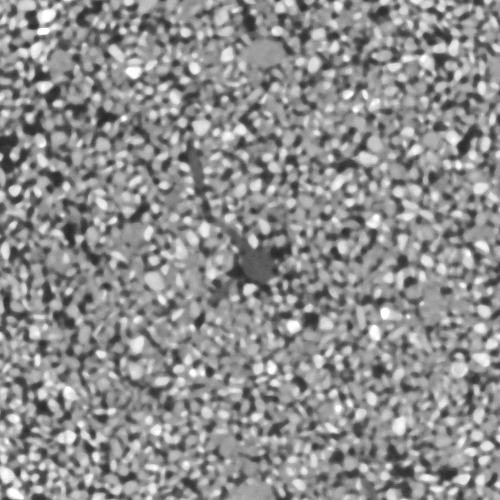
#> input picture examples/bean_bucket_100/Bean Bucket 8bit image0000.tif, 500 x 500 px; its folder holds only this picture in this run
$ jupyter execute --allow-errors example_1_50x50_to_model.ipynb   (shell and % lines are left out)
#> lines starting #> are read from the running program, lines starting #| are printed output that depends on the picture
### src/pore2chip/filter_im.py
import numpy as np
import cv2 as cv
import copy
import os


# [67 lines left out: function filter_single, not called in this run]


def filter_list(img_list,
                cropx=None,
                cropy=None,
                crop_depth=None,
                grayMinimum=None,
                grayMaximum=None,
                thresh=None,
                gauss=5,
                invert=False):
    r"""
    Filters array of images using OpenCV Gaussian Blur and thresholds images
    using Otsu's thresholding.

    Args:
        img_list (3D numpy array): Array of input images
        cropx (tuple or similar): Number of pixels in x-axis to crop image by
        cropy (tuple or similar): Number of pixels in y-axis to crop image by
        crop_depth (int): Number of pixels in z-axis
        grayMinimum (int): Minimum pixel value to count as solid
        grayMaximum (int): Maximum pixel value to count as solid
        thresh (int): Threshold value. If not given, then Otsu's threshold is used
        gauss (int): Radius of Gaussian Blur. Default is 5.
        invert (Boolean): Inverts pixel values of image list

    Returns:
        3D numpy array : Array of filtered images
    """
    # 3D array setup
    depth = len(img_list)
    if crop_depth is not None:
        depth = crop_depth

    y_length = img_list[0, :, :].shape[0]
    x_length = img_list[0, :, :].shape[1]

    if cropx is not None and cropy is not None:
        y_length = cropy[1] - cropy[0]
        x_length = cropx[1] - cropx[0]

    image_stack_filtered = np.zeros((depth, y_length, x_length),
                                    dtype=np.uint8)

    grayList = None
    if grayMinimum is not None and grayMaximum is not None:
        grayMin = grayMinimum  # 70
        grayMax = grayMaximum  # 90
        grayList = range(grayMin, grayMax)

    for stride in range(depth):

        # Populate the filtered array by copying the original image to it
        if cropx is not None and cropy is not None:
            image_stack_filtered[stride, :, :] = copy.deepcopy(
                img_list[stride, cropy[0]:cropy[1], cropx[0]:cropx[1]])
        else:
            image_stack_filtered[stride, :, :] = copy.deepcopy(
                img_list[stride, :, :])

        # Lighten some dark grays to separate them from the background and then
        # median blur
        if grayList is not None:
            image_stack_filtered[stride, :, :][np.isin(
                image_stack_filtered[stride, :, :], grayList)] = 200
            image_stack_filtered[stride, :, :] = cv.medianBlur(
                image_stack_filtered[stride, :, :], 3)

        # Blur and Otsu's Threshold
        image_stack_filtered[stride, :, :] = cv.GaussianBlur(
            image_stack_filtered[stride, :, :], (gauss, gauss), 0)

        if thresh is None:
            ret, image_stack_filtered[stride, :, :] = cv.threshold(
                image_stack_filtered[stride, :, :], 0, 255, cv.THRESH_OTSU)
        else:
            ret, image_stack_filtered[stride, :, :] = cv.threshold(
                image_stack_filtered[stride, :, :], thresh, 255,
                cv.THRESH_BINARY)

        # Inverted Version (PoreSpy and Skimage treats white pixels as pores,
        # so this makes an inverted copy of the original filtered list)
        if invert:
            image_stack_filtered[stride, :, :] = cv.bitwise_not(
                image_stack_filtered[stride, :, :])

    return image_stack_filtered


# [63 lines left out: function read_and_filter, not called in this run]


def read_and_filter_list(img_path,
                         cropx=None,
                         cropy=None,
                         crop_depth=None,
                         grayMinimum=None,
                         grayMaximum=None,
                         thresh=None,
                         gauss=5,
                         invert=False):
    r"""
    Reads and filters array of images using OpenCV Gaussian Blur and
    thresholds images using Otsu's thresholding

    Args:
        img_path (str): Absolute path to directory containing images
        cropx (tuple or similar): Number of pixels in x-axis to crop image by
        cropy (tuple or similar): Number of pixels in y-axis to crop image by
        crop_depth (int): Number of pixels in z-axis
        grayMinimum (int): Minimum pixel value to count as solid
        grayMaximum (int): Maximum pixel value to count as solid
        thresh (int): Threshold value. If not given, then Otsu's threshold is used
        gauss (int): Radius of Gaussian Blur. Default is 5.
        invert (Boolean): Inverts pixel values of image list

    Returns:
        3D numpy array : Array of filtered images
    """
    depth = 1
    if crop_depth is not None:
        depth = crop_depth
    else:
        depth = len(os.listdir(img_path))
    x_length = 100
    y_length = 100
    if cropx is not None and cropy is not None:
        y_length = cropy[1] - cropy[0]
        x_length = cropx[1] - cropx[0]
    else:
        test_img = cv.imread(img_path + os.listdir(img_path)[0],
                             cv.IMREAD_GRAYSCALE)
        y_length = test_img.shape[0]
        x_length = test_img.shape[1]
    image_list_3D = np.zeros((depth, y_length, x_length), dtype=np.uint8)

    # Filter Images
    image_list_3D_filtered = np.zeros((depth, y_length, x_length),
                                      dtype=np.uint8)
    grayList = None
    if grayMinimum is not None and grayMaximum is not None:
        grayMin = grayMinimum  # 70
        grayMax = grayMaximum  # 90
        grayList = range(grayMin, grayMax)

    for stride in range(depth):
        # Read Images
        img = cv.imread(img_path + sorted(os.listdir(img_path))[stride],
                        cv.IMREAD_GRAYSCALE)
        # Copy subsection of original image to 3D array
        if cropx is not None and cropy is not None:
            image_list_3D[stride, :, :] = copy.deepcopy(
                np.flipud(img[cropy[0]:cropy[1], cropx[0]:cropx[1]]))
        else:
            image_list_3D[stride, :, :] = copy.deepcopy(img)

        # Populate the filtered array by copying the original image to it
        image_list_3D_filtered[stride, :, :] = copy.deepcopy(
            image_list_3D[stride, :, :])

        # Lighten some dark grays to separate them from the background and then
        # median blur
        if grayList is not None:
            image_list_3D_filtered[stride, :, :][np.isin(
                image_list_3D_filtered[stride, :, :], grayList)] = 200
            image_list_3D_filtered[stride, :, :] = cv.medianBlur(
                image_list_3D_filtered[stride, :, :], 3)

        # Blur and Otsu's Threshold
        image_list_3D_filtered[stride, :, :] = cv.GaussianBlur(
            image_list_3D_filtered[stride, :, :], (gauss, gauss), 0)
        ret3, image_list_3D_filtered[stride, :, :] = cv.threshold(
            image_list_3D_filtered[stride, :, :], 0, 255, cv.THRESH_OTSU)

        # Inverted Version (PoreSpy and Skimage treats white pixels as pores,
        # so this makes an inverted copy of the original filtered list)
        if invert:
            image_list_3D_filtered[stride, :, :] = cv.bitwise_not(
                image_list_3D_filtered[stride, :, :])

    return image_list_3D_filtered

### src/pore2chip/metrics.py
import numpy as np
from skimage.measure import label, regionprops
import feret
from porespy import networks, networks, filters, metrics
import openpnm as op
import copy
from skimage.segmentation import watershed
import scipy.ndimage as spim
from porespy.tools import randomize_colors


# [76 lines left out: functions feret_diameter, feret_diameter_list, not called in this run]


def extract_diameters(img_list, voxel_size=1):
    r"""
    Extract pore diameters and pore throat diameters.

    Args:
        img_list (3D array): Array of input images

    Returns:
        Tuple of numpy arrays : Tuple of arrays of pore diameters and pore throat diameters
    """
    images = copy.deepcopy(img_list)
    snow_output = networks.snow2(images, voxel_size=voxel_size)
    pn = op.io.network_from_porespy(snow_output.network)

    return pn["pore.equivalent_diameter"], pn["throat.equivalent_diameter"]


# [76 lines left out: functions extract_diameters2, extract_diameters_alt, get_probability_density, get_percent_probability, not called in this run]

### src/pore2chip/coordination.py
"""
Functions to calculate coordination number for 2D images and 3D image stack.
"""

import numpy as np
import porespy as ps
import openpnm as op
from skimage.segmentation import watershed
import scipy.ndimage as spim
from porespy.tools import randomize_colors


def coordination_nums_3D(img_list=None, pn=None, alt=True):
    r"""
      This function calculates the coordination number of each pore in a 3D image.

      Args:
         img_list (list): A list of 3D images represented as NumPy arrays.
         pn (openpnm.network.Network): An optional OpenPNM network object.
            If provided, the function will directly calculate coordination numbers from the network
            instead of processing images.

      Returns:
         list: A list containing the coordination number for each pore in the image(s).
    """

    if pn is not None:
        coordination_nums = op.models.network.coordination_number(pn)
        return coordination_nums
    elif img_list is not None:
        if alt:
            sigma = 0.4
            dt = spim.distance_transform_edt(input=img_list)
            dt1 = spim.gaussian_filter(input=dt, sigma=sigma)
            peaks = ps.filters.find_peaks(dt=dt)

            #print('Initial number of peaks: ', spim.label(peaks)[1])
            peaks = ps.filters.trim_saddle_points(peaks=peaks, dt=dt1)
            #print('Peaks after trimming saddle points: ', spim.label(peaks)[1])
            peaks = ps.filters.trim_nearby_peaks(peaks=peaks, dt=dt)
            peaks, N = spim.label(peaks)
            #print('Peaks after trimming nearby peaks: ', N)

            regions = watershed(image=-dt, markers=peaks, mask=dt > 0)
            regions = randomize_colors(regions)
            net = ps.networks.regions_to_network(regions * img_list,
                                                 voxel_size=1)
            pn = op.io.network_from_porespy(net)
            coordination_nums = op.models.network.coordination_number(pn)
            return coordination_nums
        else:
            snow_output = ps.networks.snow2(img_list, voxel_size=1)
            pn2 = op.io.network_from_porespy(snow_output.network)
            coordination_nums = op.models.network.coordination_number(pn2)

            return coordination_nums
    else:
        return None


# [33 lines left out: function coordination_nums_2D, not called in this run]

### examples/example_1_50x50_to_model.ipynb
# Generating a Micromodel Using an XCT Core (50 x 50)
---

This is an example notebook for creating a micromodel from start to finish. Optionally, ```svglib``` and ```reportlab``` can be used to convert the generated SVG file into a rasterized image, such as a PNG.

**Developed by**:
Aramy Truong, Postbachelors Research Associate - Terrestrial and Atmospheric Processes - Pacific Northwest National Laboratory, Richland, WA, USA.

**Mentors**:
Arunima Bhattacharjee and
Maruti K. Mudunuru

[cell 1]
# Installing svglib and reportlab for exporting to a rasterized image format (does not come included in Pore2Chip requirements)

[cell 2]
# Importing necessary libraries
from pore2chip import metrics, filter_im, coordination, generate, export
import cv2 as cv
import os
import copy
import numpy as np
from matplotlib import pyplot as plt

# Imported for basic visualization
import porespy as ps
import openpnm as op

from svglib.svglib import svg2rlg
from reportlab.graphics import renderPM

path = os.getcwd()

## Inputing Images and Filtering
---
Here is an example for importing XCT images. Pore2Chip has functions for reading an array of images or reading images in a file directory for filtering. Both methods are below. NOTE: PoreSpy treats white pixels as pore space. Use the "invert" parameter to invert the filtered images,

## Method 1:
Read images externally and filter images using ```filter_im.filter```. If you already have images loaded in memory, this function will filter it using Otsu's filtering.

[cell 3]
# Set up image path and 3D array to contain input images
image_path = r'bean_bucket_100/'
image_list_3D = np.zeros((100, 500, 500), dtype = np.uint8)

# Load image into each slice in 3D array
stride = 0
for file in os.listdir(image_path):
    image = cv.imread(image_path + file, cv.IMREAD_GRAYSCALE)
#> image is the input picture: shape (500, 500); min 42, max 255, mean 142.7
    image_list_3D[stride,:,:] = copy.deepcopy(image)
    stride += 1

fig, ax = plt.subplots()
ax.imshow(image_list_3D[9,:,:], cmap='gray')
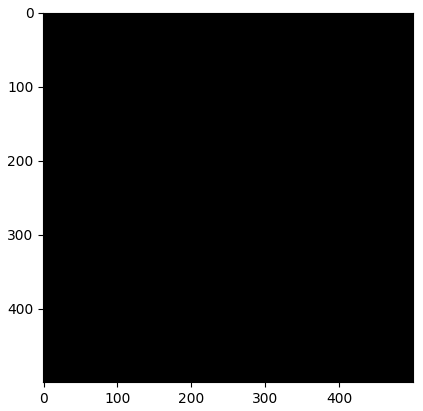
#> figure drawn by matplotlib, 1 panel

Here is where we filter the images from image data loaded in memory.

[cell 4]
# Filter image and crop image down to 50 x 50, with a depth of 50
filtered_images = filter_im.filter_list(image_list_3D, [0, 50], [0, 50], 50, invert=True)
fig, ax = plt.subplots()
ax.imshow(filtered_images[3,:,:], cmap='gray')
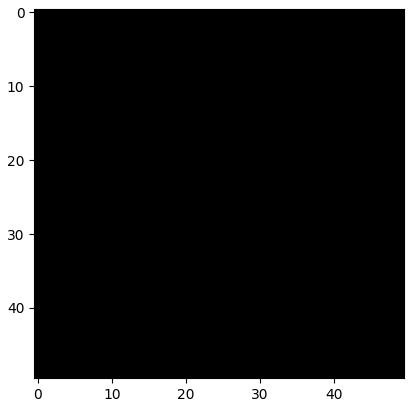
#> figure drawn by matplotlib, 1 panel

## Method 2:
Input image path and filter using ```filter_im.read_and_filter_list```. This will load and filter the image files in one go. All parameters after the image_path variable are option. If no depth is given, All of the images in the directory will be loaded.

[cell 5]
image_path = r'bean_bucket_100/'
# Reads and loads all images in the image_path string. This lines reads and filters a 50 x 50 x 50 3D image set
#> (the rest of this cell did not finish here and is left out)


fig, ax = plt.subplots()
ax.imshow(filtered_images[1,:,:], cmap='gray')

Whichever method you choose, you will have a 3D voxel binary image used to represent the solid and pore space. The cell below visualizes it using PoreSpy's visualization tools.

#> (a cell that did not finish here is left out)

## Getting Metrics
---
To generate a micromodel, a list of pore diameters, throat diameters, and coordination numbers are required. To extract this information, use the ```metrics``` module.

These next couple code cells extracts pore and throat diameters and displays their distributions in a histogram.

#> (a cell that did not finish here is left out)


[cell 8]
# Plot Probability Densities
fig, ax = plt.subplots(1, 2)

#> (the rest of this cell did not finish here and is left out)

The next couple code cells extract the coordination numbers and displays their distributions as a histogram.

#> (a cell that did not finish here is left out)

coord_pdf = metrics.get_probability_density(coordination_numbers)

[cell 10]
# Plot Probability Densities
fig, ax = plt.subplots()

#> (the rest of this cell did not finish here and is left out)

## Generating the Network
---
In this example, a network is generated using a 10 x 10 pore structure (i.e. 10 pores on each size of the design). Pore diameters, throat diameters, and coordination numbers are required to generate. Their respective probability densities (that all add up to 1) are optional.

#> (a cell that did not finish here is left out)

#> (a cell that did not finish here is left out)

#> (a cell that did not finish here is left out)

To save as either an SVG or DXF, use the ```export``` module. NOTE: The "design_size" parameter will decide the final unit width and height of the SVG image, but will also change the distance between pores. Use ```design_size = n * 20``` for the best results. In the example below, ```n = 10```, and so, ```design_size = 200```:

#> (a cell that did not finish here is left out)
